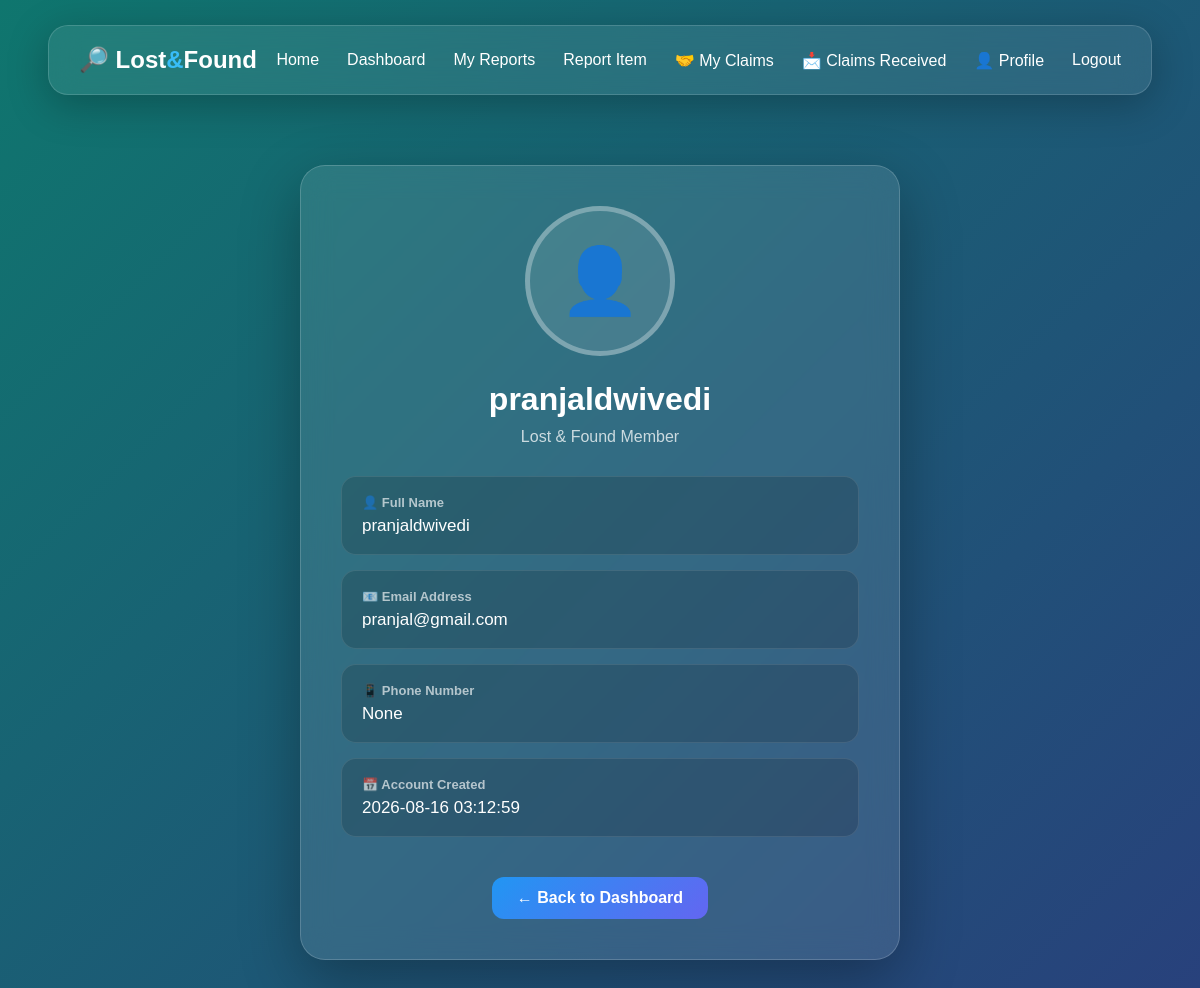
/profile (signed in), run on the app's committed database.
### tables this page shows
CREATE TABLE users (
            id INTEGER PRIMARY KEY AUTOINCREMENT,
            name TEXT NOT NULL,
            email TEXT UNIQUE NOT NULL,
            password TEXT NOT NULL,
            created_at TIMESTAMP DEFAULT CURRENT_TIMESTAMP
        , role TEXT DEFAULT 'user', profile_image TEXT, phone TEXT, profile_photo TEXT);

### app.py (the view)
@app.route("/profile")
def profile():
    if "user_id" not in session:
        return redirect(
            url_for("login")
        )
    connection = get_db_connection()
    user = connection.execute(
        """
        SELECT
            id,
            name,
            email,
            phone,
            profile_photo,
            created_at
        FROM users
        WHERE id = ?
        """,
        (
            session["user_id"],
        )
    ).fetchone()
    connection.close()
    if not user:
        session.clear()
        return redirect(
            url_for("login")
        )
    return render_template(
        "profile.html",
        user=user
    )

### database.py (called while the page is built)
def get_db_connection():
    connection = sqlite3.connect("lost_found.db")
    connection.row_factory = sqlite3.Row
    return connection

### templates/profile.html (shortened to what this page needs)
<!DOCTYPE html>
<html lang="en">
<head>
    <link rel="stylesheet" href="{{ url_for('static', filename='css/style.css') }}">
</head>
<body>
    <nav class="navbar">
        <div class="logo">
            🔎 Lost<span>&</span>Found
        </div>
        <div class="nav-links">
            <a href="{{ url_for('home') }}">
                Home
            </a>
            <a href="{{ url_for('dashboard') }}">
                Dashboard
            </a>
            <a href="{{ url_for('my_reports') }}">
                My Reports
            </a>
            <a href="{{ url_for('report') }}">
                Report Item
            </a>
            <a href="{{ url_for('my_claims') }}">
                🤝 My Claims
            </a>
            <a href="{{ url_for('claims') }}">
                📩 Claims Received
            </a>
            <a href="{{ url_for('profile') }}">
                👤 Profile
            </a>
            <a href="{{ url_for('logout') }}">
                Logout
            </a>
        </div>
    </nav>
    <main class="profile-page">
        <div class="profile-card">
            <div class="profile-photo-box">
                {% if user["profile_photo"] %}
                <img src="{{ url_for(
                            'static',
                            filename='uploads/' + user['profile_photo']
                        ) }}" alt="Profile Photo" class="profile-photo">
                {% else %}
                <div class="profile-placeholder">
                </div>
                {% endif %}
            </div>
            <h1>
                {{ user["name"] }}
            </h1>
            <p>
                Lost & Found Member
            </p>
            <div class="profile-info">
                <div class="profile-info-box">
                    <strong>
                        👤 Full Name
                    </strong>
                    <span>
                        {{ user["name"] }}
                    </span>
                </div>
                <div class="profile-info-box">
                    <strong>
                        📧 Email Address
                    </strong>
                    <span>
                        {{ user["email"] }}
                    </span>
                </div>
                <div class="profile-info-box">
                    <strong>
                        📱 Phone Number
                    </strong>
                    <span>
                        {{ user["phone"] }}
                    </span>
                </div>
                <div class="profile-info-box">
                    <strong>
                        📅 Account Created
                    </strong>
                    <span>
                        {{ user["created_at"] }}
                    </span>
                </div>
            </div>
            <a href="{{ url_for('dashboard') }}" class="profile-back">
                ← Back to Dashboard
            </a>
        </div>
    </main>
</body>
</html>

### static/css/style.css (style rules this page uses)
* { margin: 0; padding: 0; box-sizing: border-box; }
body { min-height: 100vh; font-family: Arial, sans-serif; color: white; background: linear-gradient(-45deg, #0f172a, #172554, #312e81, #0f766e); background-size: 400% 400%; animation: gradientMove 12s ease infinite; overflow-x: hidden; }
.navbar { width: 92%; height: 70px; margin: 25px auto; padding: 0 30px; display: flex; align-items: center; justify-content: space-between; position: relative; z-index: 5; background: rgba(255, 255, 255, 0.08); backdrop-filter: blur(15px); -webkit-backdrop-filter: blur(15px); border: 1px solid rgba(255, 255, 255, 0.15); border-radius: 20px; box-shadow: 0 10px 40px rgba(0, 0, 0, 0.25); }
.logo { font-size: 24px; font-weight: bold; }
.logo span { color: #38bdf8; }
.nav-links { display: flex; align-items: center; gap: 28px; }
.nav-links a { color: white; text-decoration: none; transition: 0.3s; }

### templates/profile.html (style rules this page uses)
.profile-page { max-width: 1000px; margin: 50px auto; padding: 20px; }
.profile-card { max-width: 600px; margin: auto; padding: 40px; text-align: center; border-radius: 25px; background: rgba(255, 255, 255, 0.10); border: 1px solid rgba(255, 255, 255, 0.18); backdrop-filter: blur(15px); box-shadow: 0 20px 60px rgba(0, 0, 0, 0.30); }
.profile-photo-box { width: 150px; height: 150px; margin: 0 auto 25px; border-radius: 50%; overflow: hidden; border: 5px solid rgba(255, 255, 255, 0.30); background: rgba(255, 255, 255, 0.10); display: flex; align-items: center; justify-content: center; }
.profile-placeholder { font-size: 65px; }
.profile-card h1 { margin-bottom: 10px; }
.profile-card>p { opacity: 0.75; margin-bottom: 30px; }
.profile-info { text-align: left; margin-top: 25px; }
.profile-info-box { padding: 18px 20px; margin-bottom: 15px; border-radius: 15px; background: rgba(0, 0, 0, 0.15); border: 1px solid rgba(255, 255, 255, 0.10); }
.profile-info-box strong { display: block; margin-bottom: 6px; opacity: 0.65; font-size: 13px; }
.profile-info-box span { font-size: 17px; }
.profile-back { display: inline-block; margin-top: 25px; padding: 12px 25px; border-radius: 12px; text-decoration: none; background: linear-gradient(135deg, #2196f3, #6366f1); color: white; font-weight: 600; }

### data on the page
users: name "pranjaldwivedi", email "pranjal@gmail.com", created_at "2026-08-16 03:12:59"

### other printed values
{{ user["phone"] }} "None"
